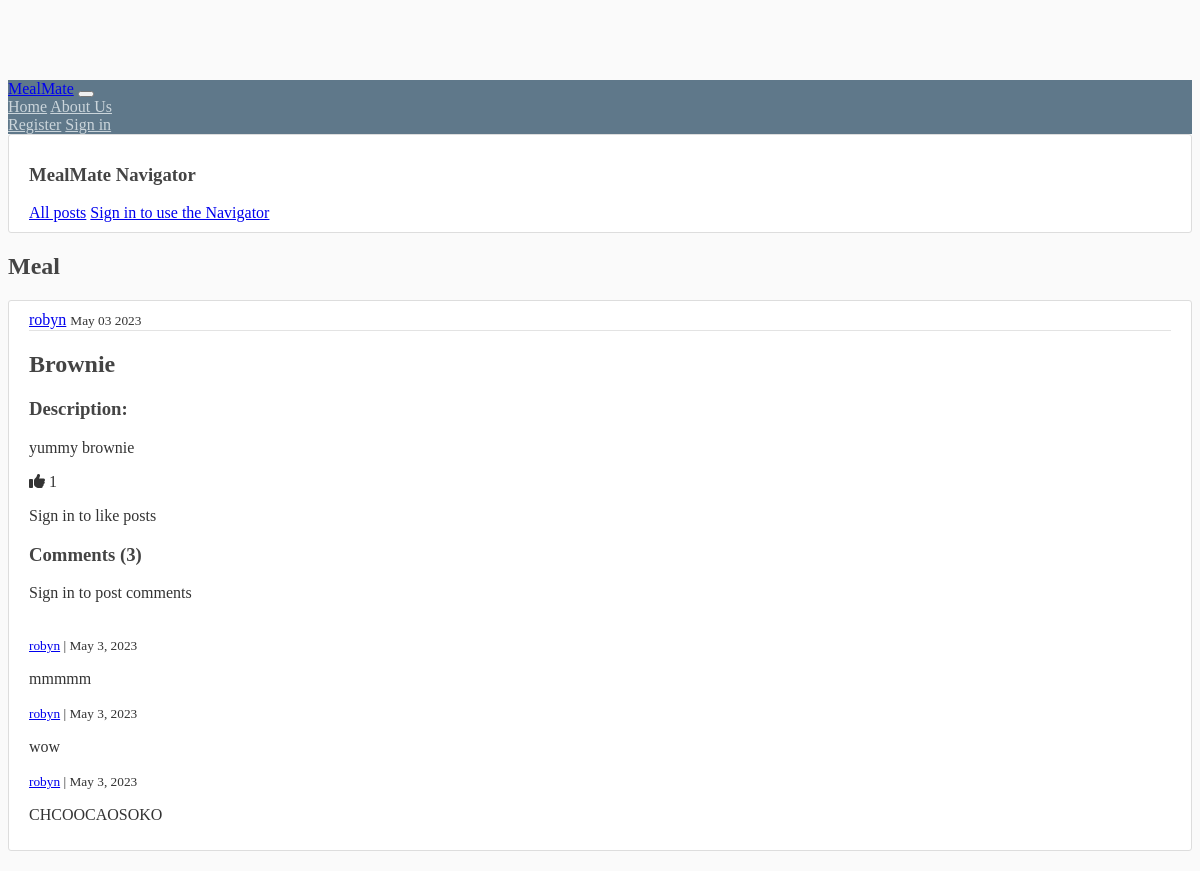
Screenshot of /post/9/ with the database file from the repository.
### website/models.py (models this page shows, shortened)
class Post(models.Model):
    TYPE_CHOICES = (
        ("RECIPE", 'Recipe'),
        ("MEAL", 'Meal')
    )
    title = models.CharField(max_length=150)
    type = models.CharField(
        max_length=6,
        choices=TYPE_CHOICES
    )
    date_posted = models.DateField(default=timezone.now)
    description = models.TextField()
    ingredients = models.TextField(blank=True)  # only 'recipe' posts will have this
    instructions = models.TextField(blank=True)  # only 'recipe' posts will have this
    author = models.ForeignKey(User, on_delete=models.CASCADE)
    likes = models.ManyToManyField(User, blank=True, related_name='likes')
    comments = models.ManyToManyField(Comment, blank=True, related_name='comments')
    reviews = models.ManyToManyField(Review, blank=True, related_name='reviews')

class Comment(models.Model):
    author = models.ForeignKey(User, on_delete=models.CASCADE)
    date_posted = models.DateField(default=timezone.now)
    text = models.TextField()
    def __str__(self):
        return self.text

### website/views.py (the view)
# urls.py: path('post/<int:pk>/', views.PostDetailView.as_view(), name="post-detail"),
class PostDetailView(DetailView):
    model = Post

### templates/website/post_detail.html (shortened to what this page needs)
{% extends "website/base.html" %}
{% block content %}
    <h2>Meal</h2>
    <article class="media content-section">
        <div class="media-body">
            <div class="article-metadata">
                <a href="/members/{{post.author.id}}" class="mr-2">{{ object.author }}</a>
                <small class="text-muted">{{ object.date_posted | date:"F d Y" }}</small>
            </div>
            <h2 class="article-title">{{ object.title }}</h2>
            {% if object.type == 'MEAL' %}
                <h3>Description:</h3>
                <p class="article-content">{{ object.description }}</p>
            {% endif %}
            {% if user.is_authenticated %}
                <form method="POST" action="{% url 'like' post.pk %}">
                    {% csrf_token %}
                    <input type="hidden" name="next" value="{{ request.path }}">
                    {% for like in post.likes.all %}
                        {% if like == request.user %}
                            <style>
                                i {
                                    color: blue;
                                }
                            </style>
                        {%endif%}
                    {%endfor%}
                    <button type="submit">
                        <i class="fa-solid fa-thumbs-up"></i>
                        {{ post.likes.all.count }}
                    </button>
                </form>
            {% else %}
            <p><i class="fa-solid fa-thumbs-up"></i> {{ post.likes.all.count }}</p>
            <p>Sign in to like posts</p>
            {% endif %}
            <div class="comments">
                <h3>Comments ({{ post.comments.count }})</h3>
                {% if user.is_authenticated %}
                    <h4> Add comment: </h4>
                     <form method="POST" action="{% url 'comment' post.pk %}">
                        {% csrf_token %}
                        <input type="hidden" name="next" value="{{ request.path }}">
                        <input type="text" name="text">
                        <button type="submit">
                            Post comment
                        </button>
                    </form>
                {% else %}
                <p>Sign in to post comments</p>
                {% endif %}
                <br>
                {% for comment in post.comments.all %}
                    <div class="comment">
                        <small><a href="/members/{{comment.author.id}}">{{ comment.author }}</a> | {{ comment.date_posted }} </small>
                        <p> {{ comment }} </p>
                    </div>
                {% endfor %}
            </div>
        </div>
    </article>
{% endblock %}

### static/website/main.css (style rules this page uses)
body { background: #fafafa; color: #333333; margin-top: 5rem; }
h1, h2, h3, h4, h5, h6 { color: #444444; }
.content-section { background: #ffffff; padding: 10px 20px; border: 1px solid #dddddd; border-radius: 3px; margin-bottom: 20px; }
.article-title { color: #444444; }
.article-content { white-space: pre-line; }
.article-metadata { padding-bottom: 1px; margin-bottom: 4px; border-bottom: 1px solid #e3e3e3 }

### rows the page displays
Post: author "robyn", date_posted "May 03 2023", title "Brownie", description "yummy brownie", likes.all.count "1", comments.count "3"
Comment: author "robyn", date_posted "May 3, 2023", text "mmmmm"
Comment: author "robyn", date_posted "May 3, 2023", text "wow"
Comment: author "robyn", date_posted "May 3, 2023", text "CHCOOCAOSOKO"
